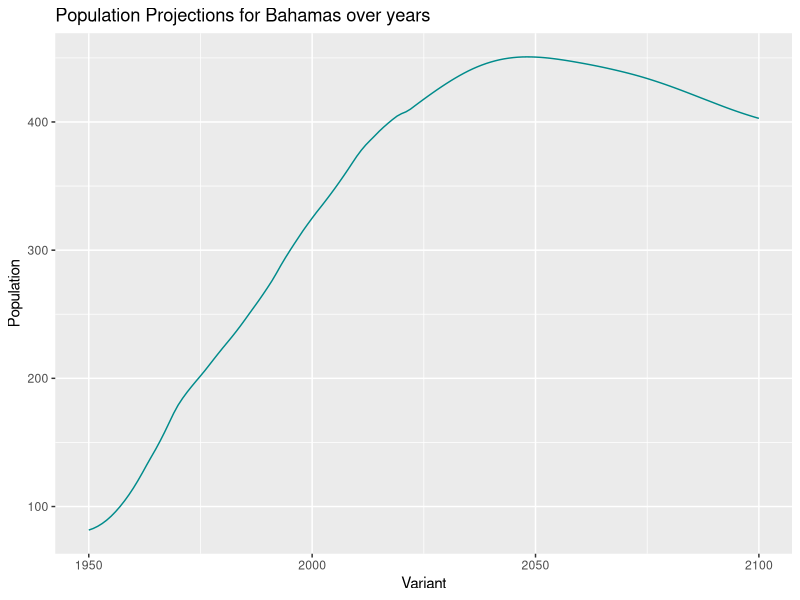

Reproduce this figure in R.
library(dplyr)
library(ggplot2)

# Load Dataset
pop <- read.csv("total_population_thousands.csv")
pop <- subset(pop, Variant == "Medium")
# test plot here:
plot_pop <- ggplot(pop, aes(x = Year.s., y = Value)) +
  geom_line(color = "cyan4") +
  labs(title = "Population Projections for Bahamas over years",
       x = "Variant", y = "Population")
